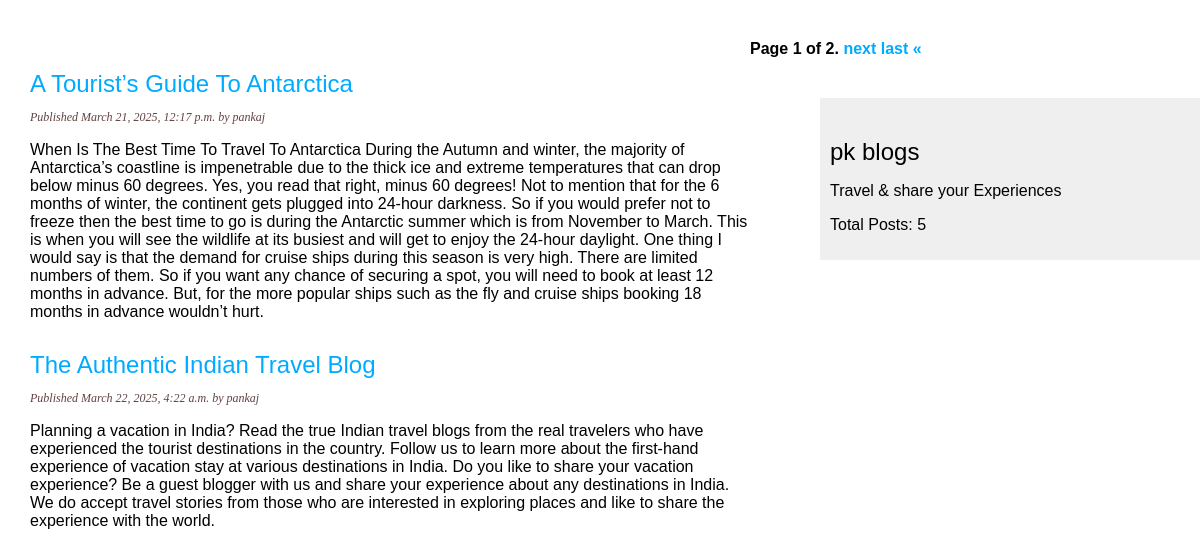
The page / on the database its author committed.
### posts/models.py (models this page shows, shortened)
class Post(models.Model):
    STATUS_CHOICES = (
        ('DRAFT', 'Draft'),
        ('PUBLISHED', 'Publish')
    )
    title = models.CharField(max_length=250)
    slug = models.SlugField(max_length=250)
    author = models.ForeignKey(User, on_delete=models.CASCADE, default=1)
    body = models.TextField()
    publish = models.DateTimeField(default=timezone.now)
    created = models.DateTimeField(auto_now_add=True)
    updated = models.DateTimeField(auto_now=True)
    status = models.CharField(max_length=10, choices=STATUS_CHOICES, default='DRAFT')
    class META:
        ordering = ['-publish']
        indexes = [
            models.Index(fields=['-publish'])
        ]
    @classmethod
    def total_posts(cls):
        total = Post.objects.count()
        return total
    @classmethod
    def published_posts(cls):
        return cls.objects.filter(status='PUBLISHED')

### posts/views.py (the view)
# urls.py: path('', index, name='index'),
def index(request):
    posts = Post.published_posts()
    total_posts = Post.total_posts()
    paginator = Paginator(posts, per_page=2)
    page_number = request.GET.get('page')
    posts = paginator.get_page(page_number)
    return render(request, 'posts/index.html', context={'posts': posts, 'total_posts': total_posts})

### posts/templates/posts/index.html (shortened to what this page needs)
{% load static%}
<!DOCTYPE html>
<html lang="en">
<head>
    <link href='{% static "css/style.css" %}' rel="stylesheet">
</head>
<body>
    <div id="content">
        {% for post in posts %}
        <a href="{% url "posts:details" year=post.publish.year month=post.publish.month day=post.publish.day post_slug=post.slug %}">
        <h2>{{ post.title}}</h2></a>
        <p class="date">Published {{post.publish}} by {{post.author}}</p>
        <p>{{post.body}}</p>
        {% endfor %}
    </div>
    <div class="pagination">
        <span class="step-links">
            <span class="current">
                Page {{ posts.number }} of {{ posts.paginator.num_pages }}.
            </span>
            {% if posts.has_next %}
                <a href="?page={{ posts.next_page_number }}">next</a>
                <a href="?page={{ posts.paginator.num_pages }}">last &laquo;</a>
            {% endif %}
        </span>
    </div>
    <div id="sidebar">
        <h2>pk blogs</h2>
        <p>Travel & share your Experiences</p>
        <p>Total Posts: {{ total_posts}}</p>
    </div>
</body>
</html>

### posts/static/css/style.css (style rules this page uses)
body { margin:0; padding:0; font-family:helvetica, sans-serif; }
a { color:#00abff; text-decoration:none; }
h2 { font-weight:normal; margin:30px 0 0; }
#content { float:left; width:60%; padding:0 0 0 30px; }
#sidebar { float:right; width:30%; padding:10px; background:#efefef; height:100%; }
p.date { color: #634141; font-family: georgia, serif; font-size: 12px; font-style: italic; }
.pagination { margin:40px 0; font-weight:bold; }

### rows shown on the page
Post: title "A Tourist’s Guide To Antarctica", publish "March 21, 2025, 12:17 p.m.", author "pankaj", body "When Is The Best Time To Travel To Antarctica During the Autumn and winter, the majority of Antarctica’s coastline is impenetrable due to the thick ice and extreme temperatures that can drop below minus 60 degrees. Yes, you read that right, minus 60 degrees! Not to mention that for the 6 months of winter, the continent gets plugged into 24-hour darkness. So if you would prefer not to freeze then the best time to go is during the Antarctic summer which is from November to March. This is when you will see the wildlife at its busiest and will get to enjoy the 24-hour daylight. One thing I would say is that the demand for cruise ships during this season is very high. There are limited numbers…"
Post: title "The Authentic Indian Travel Blog", publish "March 22, 2025, 4:22 a.m.", author "pankaj", body "Planning a vacation in India? Read the true Indian travel blogs from the real travelers who have experienced the tourist destinations in the country. Follow us to learn more about the first-hand experience of vacation stay at various destinations in India. Do you like to share your vacation experience? Be a guest blogger with us and share your experience about any destinations in India. We do accept travel stories from those who are interested in exploring places and like to share the experience with the world."

### other values the page prints
{{ posts.number }} "1"
{{ posts.paginator.num_pages }} "2"
{{ total_posts }} "5"
